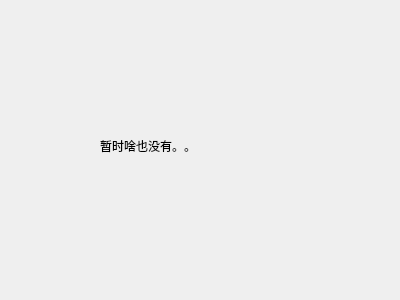
<?xml version="1.0" encoding="UTF-8"?>
<ui version="4.0">
 <class>HelpBook</class>
 <widget class="QWidget" name="HelpBook">
  <property name="geometry">
   <rect>
    <x>0</x>
    <y>0</y>
    <width>400</width>
    <height>300</height>
   </rect>
  </property>
  <property name="windowTitle">
   <string>帮助</string>
  </property>
  <widget class="QLabel" name="label">
   <property name="geometry">
    <rect>
     <x>100</x>
     <y>40</y>
     <width>231</width>
     <height>211</height>
    </rect>
   </property>
   <property name="text">
    <string>暂时啥也没有。。</string>
   </property>
  </widget>
 </widget>
 <resources/>
 <connections/>
</ui>
